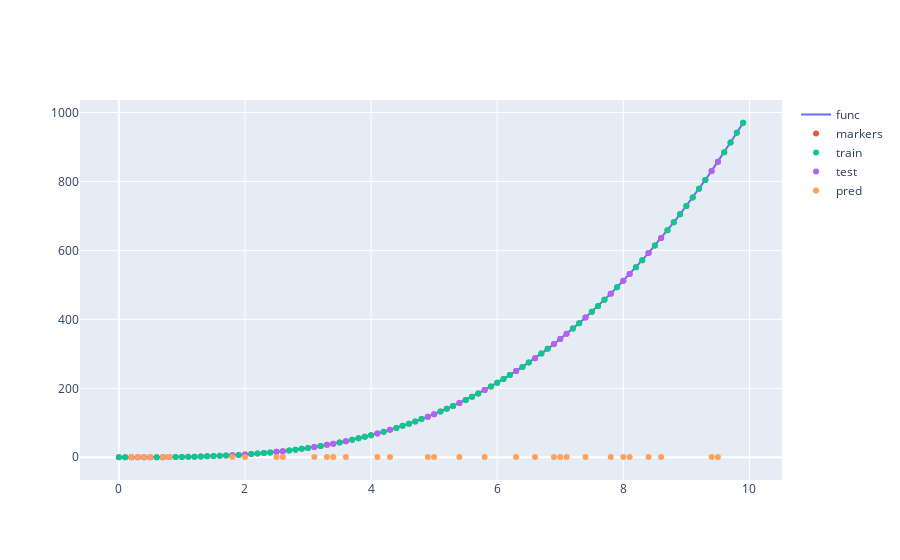

Notebook source saved alongside this figure:
### Code cell
with torch.no_grad():
    pred = model(torch.from_numpy(X_test.astype(np.float32)))
    print(X_test)
    print(pred.numpy().flatten())
    fig.add_trace(go.Scatter(x=X_test, y=pred.numpy().flatten(), mode='markers', name='pred'))

    fig.show()
